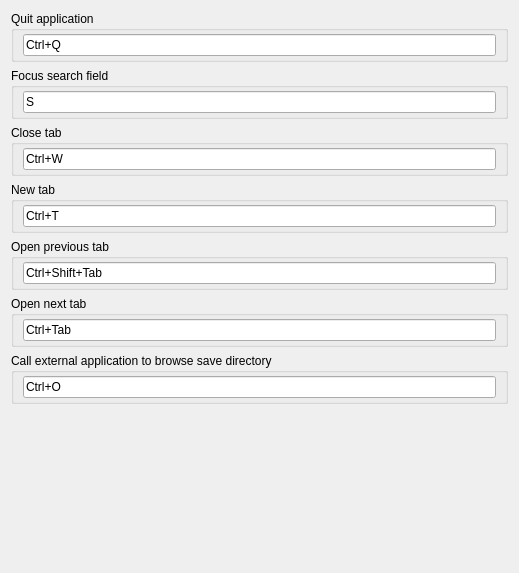
          <widget class="QWidget" name="scrollAreaWidgetContents_3">
           <property name="geometry">
            <rect>
             <x>0</x>
             <y>0</y>
             <width>519</width>
             <height>573</height>
            </rect>
           </property>
           <layout class="QVBoxLayout" name="verticalLayout_10">
            <item>
             <widget class="QGroupBox" name="groupMainShortcutQuit">
              <property name="sizePolicy">
               <sizepolicy hsizetype="Preferred" vsizetype="Maximum">
                <horstretch>0</horstretch>
                <verstretch>0</verstretch>
               </sizepolicy>
              </property>
              <property name="title">
               <string>Quit application</string>
              </property>
              <layout class="QHBoxLayout" name="horizontalLayout_24">
               <property name="spacing">
                <number>6</number>
               </property>
               <property name="topMargin">
                <number>3</number>
               </property>
               <property name="bottomMargin">
                <number>3</number>
               </property>
               <item>
                <widget class="QKeySequenceEdit" name="keyMainQuit">
                 <property name="keySequence">
                  <string>Ctrl+Q</string>
                 </property>
                </widget>
               </item>
              </layout>
             </widget>
            </item>
            <item>
             <widget class="QGroupBox" name="groupMainShortcutFocusSearch">
              <property name="sizePolicy">
               <sizepolicy hsizetype="Preferred" vsizetype="Maximum">
                <horstretch>0</horstretch>
                <verstretch>0</verstretch>
               </sizepolicy>
              </property>
              <property name="title">
               <string>Focus search field</string>
              </property>
              <layout class="QHBoxLayout" name="horizontalLayout_25">
               <property name="topMargin">
                <number>3</number>
               </property>
               <property name="bottomMargin">
                <number>3</number>
               </property>
               <item>
                <widget class="QKeySequenceEdit" name="keyMainFocusSearch">
                 <property name="keySequence">
                  <string>S</string>
                 </property>
                </widget>
               </item>
              </layout>
             </widget>
            </item>
            <item>
             <widget class="QGroupBox" name="groupMainShortcutCloseTab">
              <property name="sizePolicy">
               <sizepolicy hsizetype="Preferred" vsizetype="Maximum">
                <horstretch>0</horstretch>
                <verstretch>0</verstretch>
               </sizepolicy>
              </property>
              <property name="title">
               <string>Close tab</string>
              </property>
              <layout class="QHBoxLayout" name="horizontalLayout_22">
               <property name="topMargin">
                <number>3</number>
               </property>
               <property name="bottomMargin">
                <number>3</number>
               </property>
               <item>
                <widget class="QKeySequenceEdit" name="keyMainCloseTab">
                 <property name="keySequence">
                  <string>Ctrl+W</string>
                 </property>
                </widget>
               </item>
              </layout>
             </widget>
            </item>
            <item>
             <widget class="QGroupBox" name="groupMainShortcutNewTab">
              <property name="sizePolicy">
               <sizepolicy hsizetype="Preferred" vsizetype="Maximum">
                <horstretch>0</horstretch>
                <verstretch>0</verstretch>
               </sizepolicy>
              </property>
              <property name="title">
               <string>New tab</string>
              </property>
              <layout class="QHBoxLayout" name="horizontalLayout_23">
               <property name="topMargin">
                <number>3</number>
               </property>
               <property name="bottomMargin">
                <number>3</number>
               </property>
               <item>
                <widget class="QKeySequenceEdit" name="keyMainNewTab">
                 <property name="keySequence">
                  <string>Ctrl+T</string>
                 </property>
                </widget>
               </item>
              </layout>
             </widget>
            </item>
            <item>
             <widget class="QGroupBox" name="groupMainShortcutPreviousTab">
              <property name="sizePolicy">
               <sizepolicy hsizetype="Preferred" vsizetype="Maximum">
                <horstretch>0</horstretch>
                <verstretch>0</verstretch>
               </sizepolicy>
              </property>
              <property name="title">
               <string>Open previous tab</string>
              </property>
              <layout class="QHBoxLayout" name="horizontalLayout_27">
               <property name="topMargin">
                <number>3</number>
               </property>
               <property name="bottomMargin">
                <number>3</number>
               </property>
               <item>
                <widget class="QKeySequenceEdit" name="keyMainPrevTab">
                 <property name="keySequence">
                  <string>Ctrl+Shift+Tab</string>
                 </property>
                </widget>
               </item>
              </layout>
             </widget>
            </item>
            <item>
             <widget class="QGroupBox" name="groupMainShortcutNextTab">
              <property name="sizePolicy">
               <sizepolicy hsizetype="Preferred" vsizetype="Maximum">
                <horstretch>0</horstretch>
                <verstretch>0</verstretch>
               </sizepolicy>
              </property>
              <property name="title">
               <string>Open next tab</string>
              </property>
              <layout class="QHBoxLayout" name="horizontalLayout_26">
               <property name="topMargin">
                <number>3</number>
               </property>
               <property name="bottomMargin">
                <number>3</number>
               </property>
               <item>
                <widget class="QKeySequenceEdit" name="keyMainNextTab">
                 <property name="keySequence">
                  <string>Ctrl+Tab</string>
                 </property>
                </widget>
               </item>
              </layout>
             </widget>
            </item>
            <item>
             <widget class="QGroupBox" name="groupMainShortcutBrowseSave">
              <property name="sizePolicy">
               <sizepolicy hsizetype="Preferred" vsizetype="Maximum">
                <horstretch>0</horstretch>
                <verstretch>0</verstretch>
               </sizepolicy>
              </property>
              <property name="title">
               <string>Call external application to browse save directory</string>
              </property>
              <layout class="QHBoxLayout" name="horizontalLayout_28">
               <property name="topMargin">
                <number>3</number>
               </property>
               <property name="bottomMargin">
                <number>3</number>
               </property>
               <item>
                <widget class="QKeySequenceEdit" name="keyMainBrowseSave">
                 <property name="keySequence">
                  <string>Ctrl+O</string>
                 </property>
                </widget>
               </item>
              </layout>
             </widget>
            </item>
            <item>
             <spacer name="verticalSpacer_5">
              <property name="orientation">
               <enum>Qt::Vertical</enum>
              </property>
              <property name="sizeHint" stdset="0">
               <size>
                <width>20</width>
                <height>40</height>
               </size>
              </property>
             </spacer>
            </item>
           </layout>
          </widget>
